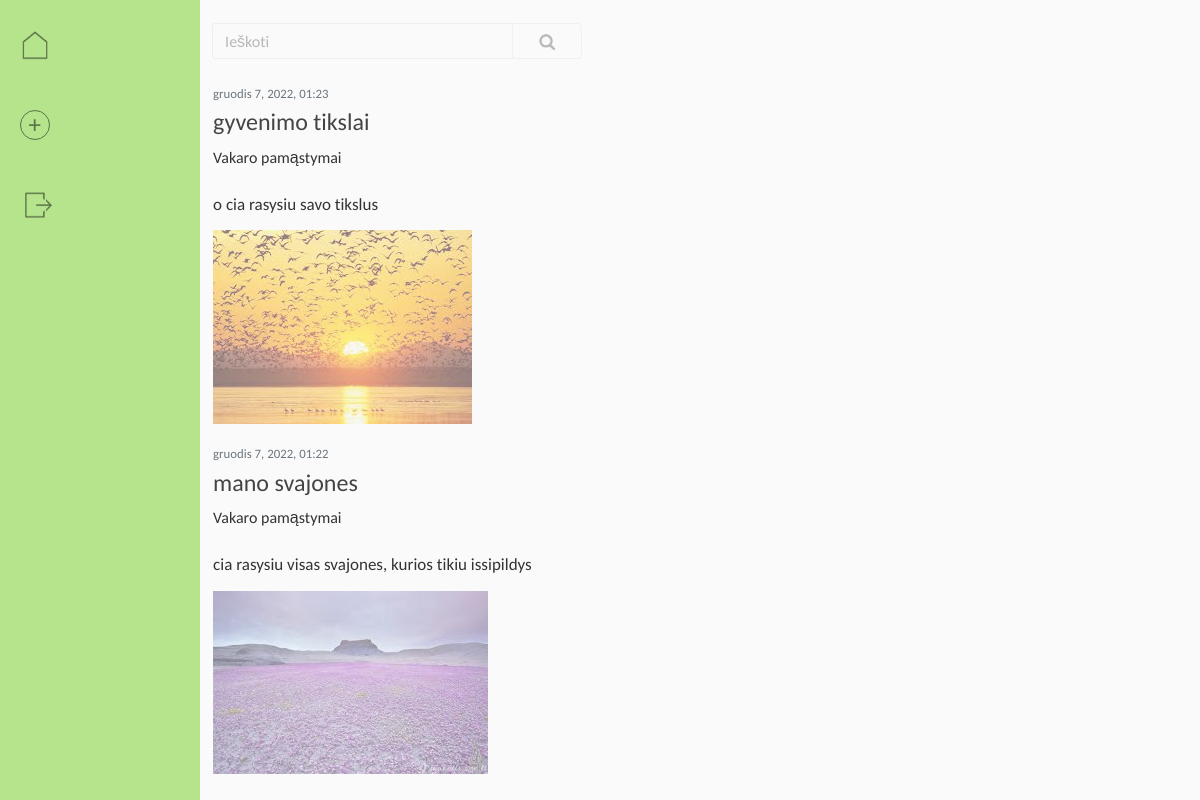
Screenshot of / (signed in) with the database file from the repository.
### blog/models.py (models this page shows, shortened)
class Post(models.Model):
    choices = Category.objects.all().values_list('name', 'name')
    choice_list = []
    for item in choices:
        choice_list.append(item)
    title = models.CharField(max_length=100)
    content = models.TextField()
    category = models.ForeignKey(Category, on_delete=models.CASCADE, default=True, null=False)
    date_posted = models.DateTimeField(default=timezone.now)
    author = models.ForeignKey(User, on_delete=models.CASCADE)
    image = models.ImageField(default='',upload_to='images',blank=True,null=True)

class Category(models.Model):
    name = models.CharField(max_length=80)
    def __str__(self):
        return self.name

### blog/views.py (the view)
# urls.py: path('', PostListView.as_view(), name='blog-home'),
class PostListView(LoginRequiredMixin, ListView):
    model = Post
    template_name = 'blog/home.html'
    context_object_name = 'posts'
    ordering = ['-date_posted']
    paginate_by = 20
    def get_queryset(self):
        search_query = self.request.GET.get('search', '')
        queryset = Post.objects.filter(Q(content__lower__contains=search_query)).filter(author_id=self.request.user.id).order_by('-date_posted')
        return queryset

### blog/templates/blog/home.html (shortened to what this page needs)
{% extends "blog/base.html" %}
{% load static %}
{% block content %}
{% if posts or request.GET.search %}
<div id="inputHomepage">
  <form action="" method="get">
    <input type="text" id="searchFieldHomepage" name="search" placeholder="Ieškoti" value="{{ request.GET.search }}">
    <button type="submit" value="Search" id="searchButtonHomepage">
      <div>
        <img src="{% static 'blog/img/search.png' %}">
      </div>
    </button>
  </form>
</div>
{% endif %}
<div class="col-12 main_content">
  {% if posts %}
    {% for post in posts %}
      <article>
        <div>
          <div class="article-datetime">
            <p>{{ post.date_posted|date:"F j, Y, H:i" }}</p>
          </div>
          <div class="article-headline">
            <a class="article-title" href="{% url 'post-detail' post.id %}">
              {% if post.title %}{{post.title}}{% else %}{{ post.date_posted|date:"F j, Y, H:i" }}{% endif %}
            </a>
          </div>
          <p class="artticle-category">{{ post.category }}</p>
          <p class="article-content">{{ post.content }}</p>
          {% if post.image %}<img src="{{ post.image.url}}" class="imageMain">{% endif %}
        </div>
      </article>
    {% endfor %}
  {% else %}
    {% if request.GET.search %}
      <p class="no_posts">Nerasta jokių įrašų</p>
    {% else %}
      <p class="no_posts" style="margin-top:-40px;">Dar neturite įrašų, sukurkite pirmąjį!</p>
    {% endif %}
  {% endif %}
</div>
{% endblock content %}

### blog/templates/blog/base.html (shortened to what this page needs)
{% load static %}
<!DOCTYPE html>
<html>
<head>
<link rel="stylesheet" href="{% static 'blog/css/bootstrap-datetimepicker.min.css' %}">
<link rel="stylesheet" href="{% static 'blog/css/modified-bootstrap.min.css' %}">
<link rel="stylesheet" type="text/css" href="{% static 'blog/css/main.css' %}">
</head>
<body>
{% if user.is_authenticated and 'register' not in request.path and 'login' not in request.path %}
  <div style="background-color:#b5e48c; width: 200px;" class="vertical_nav">
    <a href="{% url 'blog-home' %}">
      <img src="{% static 'blog/img/home.png' %}" style="top:30px;margin-left:20px;" >
    </a>
    <a href="{% url 'post-create' %}">
      <button class="nav_button" style="top:110px;margin-left:20px;height:30px;padding:0px;">
        <span>+</span>
      </button>
    </a>
    <a href="{% url 'logout' %}">
      <img src="{% static 'blog/img/logout.png' %}" style="top:190px;margin-left:22.5px;">
    </a>
  </div>
{% endif %}
<div class="container">
  <div {% if 'login' in request.path or 'logout' in request.path or 'register' in request.path %} class="row justify-content-center" {% else %} class="row justify-content-start" {% endif %}>
    {% block content %}
    {% endblock %}
  </div>
</div>
</body>
</html>

### blog/static/blog/css/main.css (style rules this page uses)
body { background:#fafafa; color:#333333; margin-top:3rem; font-family:Calibri, Carlito, sans-serif; line-height:1.5; }
p { margin-top:0; margin-bottom:1rem; }
a, a:hover { text-decoration:none; }
.vertical_nav { position:fixed; width:70px; height:100%; top:0%; left:0%; opacity:0.4; -webkit-transition-duration: 0.3s; transition-duration: 0.3s; }
.vertical_nav p, .vertical_nav img, .vertical_nav button { position:absolute; width:30px; opacity:0.5; }
.nav_button { border:1.5px solid black; border-radius:50%; color:#6c757d; background-color:transparent; cursor:pointer; }
.nav_button span { position:absolute; margin-top:-17.0px; margin-left:-6.4px; color:black; font-size:25px; font-family:Carlito; }
.main_content { padding:0px; margin-left:27.5px; min-height:600px; padding-top:25px; }
article { border:0px; padding:0px; background:transparent; margin-bottom:20px; display:flex; }
article > div { flex:1; }
.article-datetime { padding-bottom:1px; margin-bottom:4px; }
.article-datetime p { font-size:80%; font-weight:400; color:#6c757d !important; margin-bottom:0px; }
.article-headline { color:#444444; margin-bottom:0.5rem; line-height:1.2; margin-top:0px; }
.article-title { color:#444444; font-size:24px; font-weight:300; margin-top:0px; }
.article-content { margin-top:25px; font-size:17px; line-height:1.2; white-space:pre-line; margin-bottom:1rem; }
input, textarea, select { display:block; width:100%; padding:0.375rem 0.75rem; font-size:1rem; font-family:Calibri, Carlito, sans-serif; line-height:1.5; background-color:#fff; background-clip:padding-box; border:1px solid #ced4da; border-radius:0.25rem; }
.imageMain { max-width:500px; max-height:500px; opacity:0.5; vertical-align:middle; border-style:none; -webkit-transition: all 0.3s; -moz-transition: all 0.3s; transition: all 0.3s; }
#inputHomepage { position:relative; width:370px; margin-top:-25px; opacity:0.5; margin-left:-1px; -webkit-transition: all 0.3s; -moz-transition: all 0.3s; transition: all 0.3s; }
#inputHomepage form { width:100%; margin-left:27.5px; }
#searchFieldHomepage { width:300px; float:left; border-radius:0.25rem 0rem 0rem 0.25rem; height:36px; background-color:transparent; border:1px solid #dee2e6 !important; border-right:0px !important; color:#495057 !important; line-height:1.5; padding:0.375rem 0.75rem; }
#searchButtonHomepage { width:70px; border:1px solid #ced4da; border-radius:0rem 0.25rem 0.25rem 0rem; background-color:transparent; height:36px; opacity:0.5; cursor:pointer; margin-left:-1px; display:flex; }
#searchButtonHomepage div { border:none; margin:auto; background-color:transparent; color:#495057; text-align:center; display:flex; padding:0.375rem 0.75rem; }
#searchButtonHomepage img { width:30px; }

### rows the page displays
Post: date_posted "gruodis 7, 2022, 01:23", title "gyvenimo tikslai", category "Vakaro pamąstymai", content "o cia rasysiu savo tikslus", image (picture)
Post: date_posted "gruodis 7, 2022, 01:22", title "mano svajones", category "Vakaro pamąstymai", content "cia rasysiu visas svajones, kurios tikiu issipildys", image (picture)
